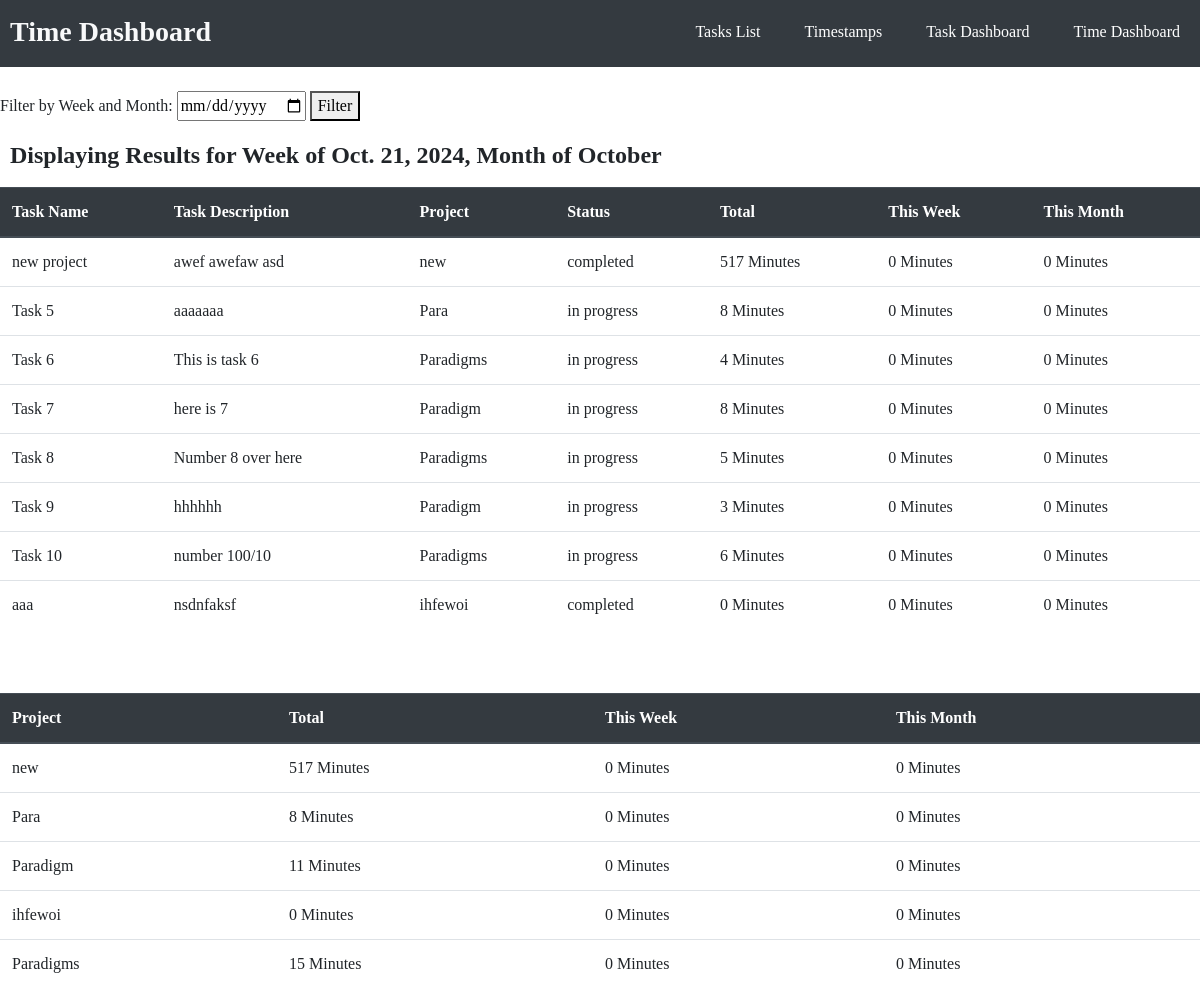
/show_time_dashboard, run on the app's committed database.
### tasks/models.py (models this page shows)
class Task(models.Model):
    task_name = models.CharField(max_length=100)
    task_description = models.TextField()
    timer_state = models.CharField(max_length=11, choices=TIMER_STATE, default='Start Timer') #Used to determine if the task should be tracking time to create a timestamp
    begin_time = models.DateTimeField(blank=True, null=True) #Needed to record start time of timestamps.
    project = models.CharField(max_length=100)
    status = models.CharField(max_length=11, choices=STATUSES, default='in progress')
    class Meta:
        db_table = "tasks"

### tasks/views.py (the view)
# urls.py: path('show_time_dashboard', views.show_time_dashboard),
def show_time_dashboard(request):
    tasks = Task.objects.all()
    ts_total = {}
    ts_week = {}
    ts_month = {}
    if request.method == 'POST':
        date_form = DateFilter(request.POST)
        if date_form.is_valid():
            year = date_form.cleaned_data['day'].year
            month = date_form.cleaned_data['day'].month
            week_start = date_form.cleaned_data['day'] - timedelta(days=date_form.cleaned_data['day'].weekday())
    else:
        date_form = DateFilter()
        year = date.today().year
        month = date.today().month
        week_start = date.today() - timedelta(days=date.today().weekday())
    week_end = week_start + timedelta(days=6)
    week_start_time = pytz.timezone('US/Eastern').localize(datetime.combine(week_start, datetime.min.time()))
    week_end_time = pytz.timezone('US/Eastern').localize(datetime.combine(week_end, datetime.max.time()))
    month_start_time = pytz.timezone('US/Eastern').localize(datetime(year, month, 1, 0, 0))
    month_end_time = pytz.timezone('US/Eastern').localize(datetime((year+1 if month==12 else year), (1 if month==12 else month+1), 1, 0, 0))
    projects = set()
    for task in tasks:
        timestamps = Timestamp.objects.filter(task__id=task.id)
        projects.add(task.project)
        ts_total[task.id] = 0
        ts_week[task.id] = 0
        ts_month[task.id] = 0
        for timestamp in timestamps:
            ts_total[task.id] += timestamp.elapsed_time()
            if timestamp.begin_time >= week_start_time and timestamp.end_time <= week_end_time:
                ts_week[task.id] += timestamp.elapsed_time()
            if timestamp.begin_time < week_start_time and timestamp.end_time <= week_end_time and timestamp.end_time > week_start_time:
                ts_week[task.id] += math.floor((timestamp.end_time - week_start_time).total_seconds()/60)
            if timestamp.begin_time <= week_end_time and timestamp.begin_time >= week_start_time and timestamp.end_time > week_end_time:
                ts_week[task.id] += math.floor((week_end_time - timestamp.begin_time).total_seconds()/60) + 1 #Need +1 because week_end_time is at 11:59 pm, need to add last minute
            if timestamp.begin_time < week_start_time and timestamp.end_time > week_end_time:
                ts_week[task.id] += math.floor((week_end_time - week_start_time).total_seconds()/60) + 1
            if timestamp.begin_time >= month_start_time and timestamp.end_time <= month_end_time:
                ts_month[task.id] += timestamp.elapsed_time()
            if timestamp.begin_time < month_start_time and timestamp.end_time <= month_end_time and timestamp.end_time > month_start_time:
                ts_month[task.id] += math.floor((timestamp.end_time - month_start_time).total_seconds()/60)
            if timestamp.begin_time >= month_start_time and timestamp.end_time > month_end_time and timestamp.begin_time < month_end_time:
                ts_month[task.id] += math.floor((month_end_time - timestamp.begin_time).total_seconds()/60)
            if timestamp.begin_time < month_start_time and timestamp.end_time > month_end_time:
                ts_month[task.id] += math.floor((month_end_time - month_start_time).total_seconds()/60)
    p_total = {}
    p_week = {}
    p_month = {}
    for project in projects:
        timestamps = Timestamp.objects.filter(task__project=project)
        p_total[project] = 0
        p_week[project] = 0
        p_month[project] = 0
        for timestamp in timestamps:
            p_total[project] += timestamp.elapsed_time()
            if timestamp.begin_time >= week_start_time and timestamp.end_time <= week_end_time:
                p_week[project] += timestamp.elapsed_time()
            if timestamp.begin_time < week_start_time and timestamp.end_time <= week_end_time and timestamp.end_time > week_start_time:
                p_week[project] += math.floor((timestamp.end_time - week_start_time).total_seconds()/60)
            if timestamp.begin_time <= week_end_time and timestamp.begin_time >= week_start_time and timestamp.end_time > week_end_time:
                p_week[project] += math.floor((week_end_time - timestamp.begin_time).total_seconds()/60) + 1
            if timestamp.begin_time < week_start_time and timestamp.end_time > week_end_time:
                p_week[project] += math.floor((week_end_time - week_start_time).total_seconds()/60) + 1
            if timestamp.begin_time >= month_start_time and timestamp.end_time <= month_end_time:
                p_month[project] += timestamp.elapsed_time()
            if timestamp.begin_time < month_start_time and timestamp.end_time <= month_end_time and timestamp.end_time > month_start_time:
                p_month[project] += math.floor((timestamp.end_time - month_start_time).total_seconds()/60)
            if timestamp.begin_time >= month_start_time and timestamp.end_time > month_end_time and timestamp.begin_time < month_end_time:
                p_month[project] += math.floor((month_end_time - timestamp.begin_time).total_seconds()/60)
            if timestamp.begin_time < month_start_time and timestamp.end_time > month_end_time:
                p_month[project] += math.floor((month_end_time - month_start_time).total_seconds()/60)
    return render(request, "show_time_dashboard.html", {
        'tasks':tasks,
        'ts_total':ts_total,
        'date_form':date_form,
        'ts_week':ts_week,
        'ts_month':ts_month,
        'week_start':week_start,
        'month':datetime.strptime(str(month), "%m").strftime("%B"),
        'projects':projects,
        'p_total':p_total,
        'p_week':p_week,
        'p_month':p_month,
    })

### tasks/forms.py
class DateFilter(forms.Form):
    day = forms.DateField(label="date_filter", widget=DateInput())

### tasks/models.py (called while the page is built)
    def elapsed_time(self):
        return math.floor(((self.end_time - self.begin_time).total_seconds()/60))

### tasks/templatetags/managertags.py (called while the page is built)
@register.simple_tag
def dict_get(dct, key):
    return dct.get(key)

### tasks/templates/show_time_dashboard.html (shortened to what this page needs)
<!DOCTYPE html>
<head>
	<link rel="stylesheet" href="https://stackpath.bootstrapcdn.com/bootstrap/4.3.1/css/bootstrap.min.css">
</head>
<body>
	{% load managertags %}
	<header>
		<div class="container_h">
			<h3 class="logo"><b>Time Dashboard</b></h3>
			<nav>
				<ul>
					<li><a href="/show_tasks">Tasks List</a></li>
					<li><a href="/show_timestamps">Timestamps</a></li>
					<li><a href="/show_task_dashboard">Task Dashboard</a></li>
					<li><a href="/show_time_dashboard">Time Dashboard</a></li>
				</ul>
			</nav>
		</div>
	</header>
	<br>
	<form method="POST" action="/show_time_dashboard">
		<label for="date_filter">Filter by Week and Month:</label>
			{{ date_form.day }}
		<button type="submit">Filter</button>
	</form>
	<h4 class="logo"><b>Displaying Results for Week of {{ week_start }}, Month of {{ month }}</b></h4>
	<br>
	<table class="table">
    	<thead class="thead-dark">
    	<tr>
        	<th>Task Name</th>
        	<th>Task Description</th>
			<th>Project</th>
			<th>Status</th>
			<th>Total</th>
        	<th>This Week</th>
        	<th>This Month</th>
    	</tr>
    	</thead>
    	<tbody>
		{% for task in tasks %}
    		<tr>
        		<td>{{ task.task_name }}</td>
        		<td>{{ task.task_description }}</td>
	        	<td>{{ task.project }}</td>
				<td>{{ task.status }}</td>
				<td>{% dict_get ts_total task.id %} Minutes</td>
        		<td>{% dict_get ts_week task.id %} Minutes</td>
        		<td>{% dict_get ts_month task.id %} Minutes</td>
    		</tr>
		{% endfor %}
   	 </tbody>
	</table>
	<br>
	<br>
	<table class="table">
    	<thead class="thead-dark">
    	<tr>
        	<th>Project</th>
			<th>Total</th>
        	<th>This Week</th>
        	<th>This Month</th>
    	</tr>
    	</thead>
    	<tbody>
		{% for project in projects %}
    		<tr>
        		<td>{{ project }}</td>
				<td>{% dict_get p_total project %} Minutes</td>
        		<td>{% dict_get p_week project %} Minutes</td>
        		<td>{% dict_get p_month project %} Minutes</td>
    		</tr>
		{% endfor %}
   	 </tbody>
	</table>
</body>
</html>

### tasks/templates/show_time_dashboard.html (style rules this page uses)
html * { font-family: Verdana !important; }
header { background: #343a40; }
header::after { content: ''; display: table; clear: both; }
.logo { float: left; padding-top: 15px; margin-left: 10px; padding-bottom: 10px; border: none; }
nav { float: right; }
nav ul { margin: 0; padding: 0; list-style: none; }
nav li { color: #ffffff; display: inline-block; margin-left: 20px; margin-right: 20px; padding-top: 20px; position: relative; }
nav a { color: #ffffff; }
nav a::before { content: ''; display: block; height: 5px; background-color: #444; position: absolute; top: 0; width: 0%; transition: all ease-in-out 250ms; }
h3 { color: #f8f9fa; }

### data on the page
Task: task_name "new project", task_description "awef awefaw asd", project "new", status "completed", id "517", id "0", projects "new", project "517", project "0", project "0"
Task: task_name "Task 5", task_description "aaaaaaa", project "Para", status "in progress", id "8", id "0", projects "Para", project "8", project "0", project "0"
Task: task_name "Task 6", task_description "This is task 6", project "Paradigms", status "in progress", id "4", id "0", projects "Paradigms", project "15", project "0", project "0"
Task: task_name "Task 7", task_description "here is 7", project "Paradigm", status "in progress", id "8", id "0", projects "Paradigm", project "11", project "0", project "0"
Task: task_name "Task 8", task_description "Number 8 over here", project "Paradigms", status "in progress", id "5", id "0"
Task: task_name "Task 9", task_description "hhhhhh", project "Paradigm", status "in progress", id "3", id "0"
Task: task_name "Task 10", task_description "number 100/10", project "Paradigms", status "in progress", id "6", id "0"
Task: task_name "aaa", task_description "nsdnfaksf", project "ihfewoi", status "completed", id "0", projects "ihfewoi", project "0", project "0", project "0"

### other printed values
{{ week_start }} "Oct. 21, 2024"
{{ month }} "October"
